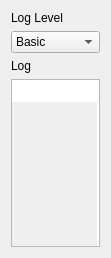
                 <widget class="QWidget" name="scrollAreaWidgetContents_2">
                  <property name="geometry">
                   <rect>
                    <x>0</x>
                    <y>0</y>
                    <width>111</width>
                    <height>258</height>
                   </rect>
                  </property>
                  <layout class="QVBoxLayout" name="verticalLayout_5">
                   <item>
                    <widget class="QLabel" name="label_loglevel">
                     <property name="text">
                      <string>Log Level</string>
                     </property>
                    </widget>
                   </item>
                   <item>
                    <widget class="QComboBox" name="cb_loglevel">
                     <property name="focusPolicy">
                      <enum>Qt::StrongFocus</enum>
                     </property>
                     <property name="currentIndex">
                      <number>0</number>
                     </property>
                     <property name="maxVisibleItems">
                      <number>2</number>
                     </property>
                     <item>
                      <property name="text">
                       <string>Basic</string>
                      </property>
                     </item>
                     <item>
                      <property name="text">
                       <string>Debug</string>
                      </property>
                     </item>
                    </widget>
                   </item>
                   <item>
                    <widget class="QLabel" name="label_log">
                     <property name="text">
                      <string>Log</string>
                     </property>
                    </widget>
                   </item>
                   <item>
                    <widget class="QPlainTextEdit" name="te_log">
                     <property name="minimumSize">
                      <size>
                       <width>0</width>
                       <height>150</height>
                      </size>
                     </property>
                     <property name="lineWidth">
                      <number>1</number>
                     </property>
                     <property name="readOnly">
                      <bool>true</bool>
                     </property>
                     <property name="backgroundVisible">
                      <bool>true</bool>
                     </property>
                    </widget>
                   </item>
                  </layout>
                 </widget>
